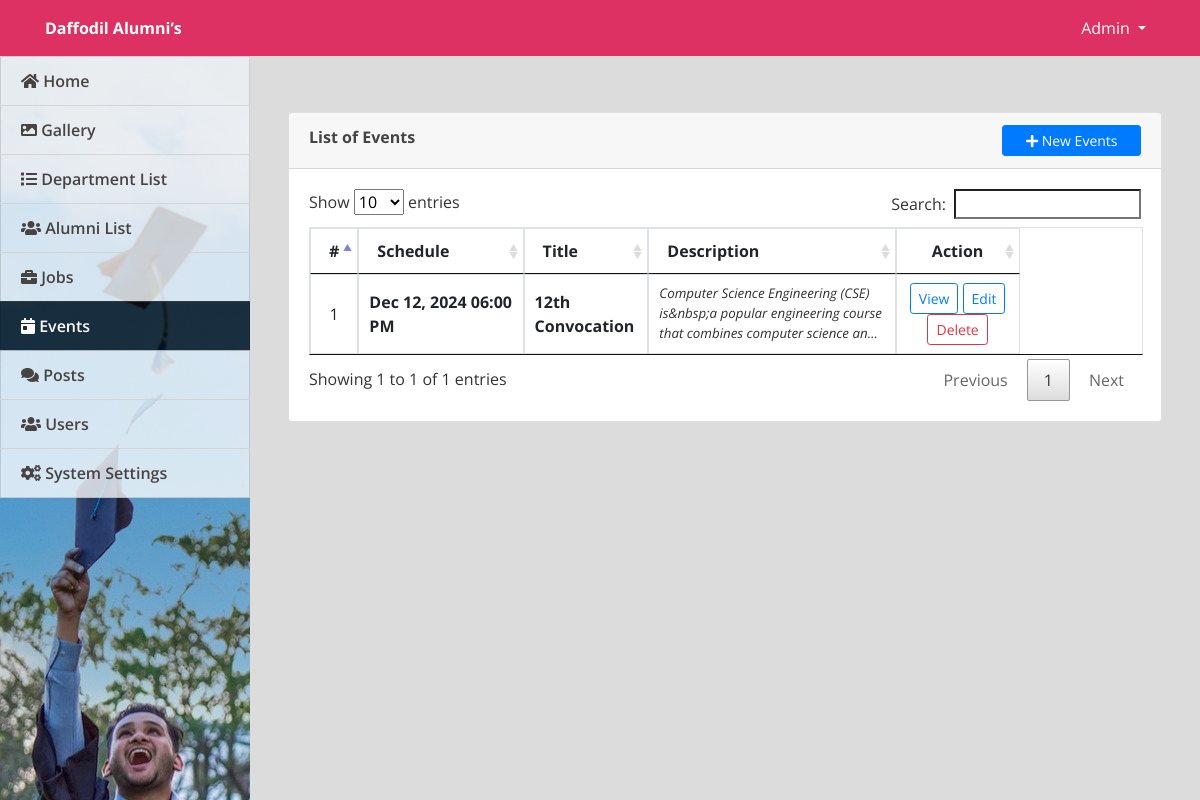
The page /admin/index.php?page=events (signed in) on the database its author committed.
### tables this page shows
CREATE TABLE `events` (
  `id` int(30) NOT NULL,
  `title` varchar(250) NOT NULL,
  `content` text NOT NULL,
  `schedule` datetime NOT NULL,
  `banner` text NOT NULL,
  `date_created` datetime NOT NULL DEFAULT current_timestamp()
);

### admin/events.php (the view, shortened to what this page needs)
<?php include('db_connect.php');?>
<div class="container-fluid">
	<div class="col-lg-12">
		<div class="row">
			<div class="col-md-12">
				<div class="card">
					<div class="card-header">
						<b>List of Events</b>
						<span class="float:right"><a class="btn btn-primary btn-block btn-sm col-sm-2 float-right" href="index.php?page=manage_event" id="new_event">
					<i class="fa fa-plus"></i> New Events
				</a></span>
					</div>
					<div class="card-body">
						<table class="table table-condensed table-bordered table-hover">
							<colgroup>
								<col width="5%">
								<col width="20%">
								<col width="15%">
								<col width="30%">
								<col width="15%">
								<col width="15%">
							</colgroup>
							<thead>
								<tr>
									<th class="text-center">#</th>
									<th class="">Schedule</th>
									<th class="">Title</th>
									<th class="">Description</th>
									<th class="text-center">Action</th>
								</tr>
							</thead>
							<tbody>
								<?php
								$i = 1;
								$events = $conn->query("SELECT * FROM events order by unix_timestamp(schedule) desc ");
								while($row=$events->fetch_assoc()):
									$trans = get_html_translation_table(HTML_ENTITIES,ENT_QUOTES);
									unset($trans["\""], $trans["<"], $trans[">"], $trans["<h2"]);
									$desc = strtr(html_entity_decode($row['content']),$trans);
									$desc=str_replace(array("<li>","</li>"), array("",","), $desc);
								?>
								<tr>
									<td class="text-center"><?php echo $i++ ?></td>
									<td class="">
										 <p> <b><?php echo date("M d, Y h:i A",strtotime($row['schedule'])) ?></b></p>
									</td>
									<td class="">
										 <p> <b><?php echo ucwords($row['title']) ?></b></p>
									</td>
									<td>
										 <p class="truncate"><?php echo strip_tags($desc) ?></p>
									</td>
									<td class="text-center">
										<button class="btn btn-sm btn-outline-primary view_event" type="button" data-id="<?php echo $row['id'] ?>" >View</button>
										<button class="btn btn-sm btn-outline-primary edit_event" type="button" data-id="<?php echo $row['id'] ?>" >Edit</button>
										<button class="btn btn-sm btn-outline-danger delete_event" type="button" data-id="<?php echo $row['id'] ?>">Delete</button>
									</td>
								</tr>
								<?php endwhile; ?>
							</tbody>
						</table>
					</div>
				</div>
			</div>
		</div>
	</div>
</div>

### admin/assets/css/style.css (style rules this page uses)
body { font-family: "Open Sans", sans-serif; color: #444444; width: 100%; height: calc(100%); }
a { color: #1977cc; }
.truncate { overflow: hidden; text-overflow: ellipsis; display: -webkit-box; -webkit-line-clamp: 3; -webkit-box-orient: vertical; font-size: smaller; color: #000000cf; font-style: italic; }

### admin/index.php (style rules this page uses)
body { background: #80808045; }
.container-fluid, .container-lg, .container-md, .container-sm, .container-xl { width: 100%; padding-right: 15px; padding-left: 15px; margin-right: auto; margin-left: auto; }

### admin/events.php (style rules this page uses)
td { vertical-align: middle !important; }
td p { margin: unset }

### rows shown on the page
events: schedule "Dec 12, 2024 06:00 PM", title "12th Convocation", content "Computer Science Engineering (CSE) is&nbsp;a popular engineering course that combines computer science…"

### other values the page prints
$_SESSION['system']['name'] "Daffodil Alumni’s"
